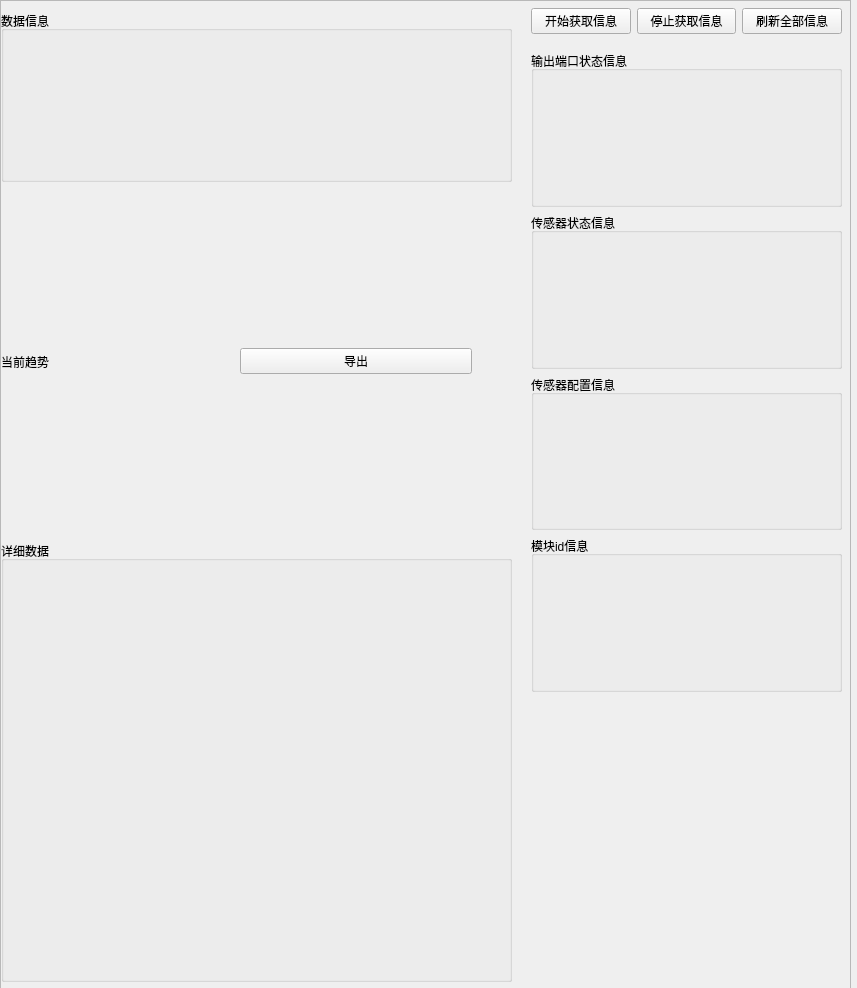
<?xml version="1.0" encoding="UTF-8"?>
<ui version="4.0">
 <class>tab_3_frame</class>
 <widget class="QWidget" name="tab_3_frame">
  <property name="geometry">
   <rect>
    <x>0</x>
    <y>0</y>
    <width>857</width>
    <height>988</height>
   </rect>
  </property>
  <property name="windowTitle">
   <string>Form</string>
  </property>
  <widget class="QWidget" name="verticalLayoutWidget_4">
   <property name="geometry">
    <rect>
     <x>0</x>
     <y>0</y>
     <width>851</width>
     <height>991</height>
    </rect>
   </property>
   <layout class="QVBoxLayout" name="tab_3_layout">
    <item>
     <widget class="QScrollArea" name="tab_3_layout_scroll">
      <property name="widgetResizable">
       <bool>true</bool>
      </property>
      <widget class="QWidget" name="tab_3_layout_scroll_content">
       <property name="geometry">
        <rect>
         <x>0</x>
         <y>0</y>
         <width>847</width>
         <height>987</height>
        </rect>
       </property>
       <widget class="QWidget" name="verticalLayoutWidget_5">
        <property name="geometry">
         <rect>
          <x>0</x>
          <y>10</y>
          <width>511</width>
          <height>171</height>
         </rect>
        </property>
        <layout class="QVBoxLayout" name="function_04_layout">
         <item>
          <widget class="QGroupBox" name="function_04">
           <property name="title">
            <string>数据信息</string>
           </property>
          </widget>
         </item>
        </layout>
       </widget>
       <widget class="QWidget" name="verticalLayoutWidget_8">
        <property name="geometry">
         <rect>
          <x>0</x>
          <y>540</y>
          <width>511</width>
          <height>441</height>
         </rect>
        </property>
        <layout class="QVBoxLayout" name="verticalLayout_2">
         <item>
          <widget class="QGroupBox" name="detaildata_groupbox_2">
           <property name="styleSheet">
            <string notr="true"/>
           </property>
           <property name="title">
            <string>详细数据</string>
           </property>
           <property name="flat">
            <bool>false</bool>
           </property>
           <widget class="QWidget" name="verticalLayoutWidget">
            <property name="geometry">
             <rect>
              <x>0</x>
              <y>0</y>
              <width>491</width>
              <height>401</height>
             </rect>
            </property>
            <layout class="QVBoxLayout" name="detaildata_layout"/>
           </widget>
          </widget>
         </item>
        </layout>
       </widget>
       <widget class="QWidget" name="verticalLayoutWidget_9">
        <property name="geometry">
         <rect>
          <x>0</x>
          <y>190</y>
          <width>511</width>
          <height>341</height>
         </rect>
        </property>
        <layout class="QVBoxLayout" name="verticalLayout_3">
         <property name="topMargin">
          <number>0</number>
         </property>
         <item>
          <layout class="QHBoxLayout" name="horizontalLayout_6">
           <item>
            <widget class="QLabel" name="nowdata_trend_label">
             <property name="text">
              <string>当前趋势</string>
             </property>
            </widget>
           </item>
           <item>
            <widget class="QPushButton" name="export_alldata_btn_2">
             <property name="text">
              <string>导出</string>
             </property>
            </widget>
           </item>
           <item>
            <spacer name="horizontalSpacer_2">
             <property name="sizeHint" stdset="0">
              <size>
               <width>40</width>
               <height>20</height>
              </size>
             </property>
            </spacer>
           </item>
          </layout>
         </item>
         <item>
          <layout class="QHBoxLayout" name="now_data_layout"/>
         </item>
        </layout>
       </widget>
       <widget class="QWidget" name="verticalLayoutWidget_10">
        <property name="geometry">
         <rect>
          <x>530</x>
          <y>50</y>
          <width>311</width>
          <height>641</height>
         </rect>
        </property>
        <layout class="QVBoxLayout" name="verticalLayout_4">
         <property name="topMargin">
          <number>0</number>
         </property>
         <property name="rightMargin">
          <number>0</number>
         </property>
         <item>
          <layout class="QVBoxLayout" name="function_01_layout">
           <item>
            <widget class="QGroupBox" name="function_01">
             <property name="title">
              <string>输出端口状态信息</string>
             </property>
            </widget>
           </item>
          </layout>
         </item>
         <item>
          <layout class="QVBoxLayout" name="function_02_layout">
           <item>
            <widget class="QGroupBox" name="function_02">
             <property name="title">
              <string>传感器状态信息</string>
             </property>
            </widget>
           </item>
          </layout>
         </item>
         <item>
          <layout class="QVBoxLayout" name="function_03_layout">
           <item>
            <widget class="QGroupBox" name="function_03">
             <property name="title">
              <string>传感器配置信息</string>
             </property>
            </widget>
           </item>
          </layout>
         </item>
         <item>
          <layout class="QVBoxLayout" name="function_11_layout">
           <item>
            <widget class="QGroupBox" name="function_11">
             <property name="title">
              <string>模块id信息</string>
             </property>
            </widget>
           </item>
          </layout>
         </item>
        </layout>
       </widget>
       <widget class="QWidget" name="horizontalLayoutWidget">
        <property name="geometry">
         <rect>
          <x>530</x>
          <y>0</y>
          <width>311</width>
          <height>41</height>
         </rect>
        </property>
        <layout class="QHBoxLayout" name="horizontalLayout">
         <property name="leftMargin">
          <number>0</number>
         </property>
         <item>
          <widget class="QPushButton" name="start">
           <property name="text">
            <string>开始获取信息</string>
           </property>
          </widget>
         </item>
         <item>
          <widget class="QPushButton" name="stop">
           <property name="text">
            <string>停止获取信息</string>
           </property>
          </widget>
         </item>
         <item>
          <widget class="QPushButton" name="refresh">
           <property name="text">
            <string>刷新全部信息</string>
           </property>
          </widget>
         </item>
        </layout>
       </widget>
      </widget>
     </widget>
    </item>
   </layout>
  </widget>
 </widget>
 <resources>
  <include location="../../../resource/mainPage.qrc"/>
 </resources>
 <connections/>
</ui>
